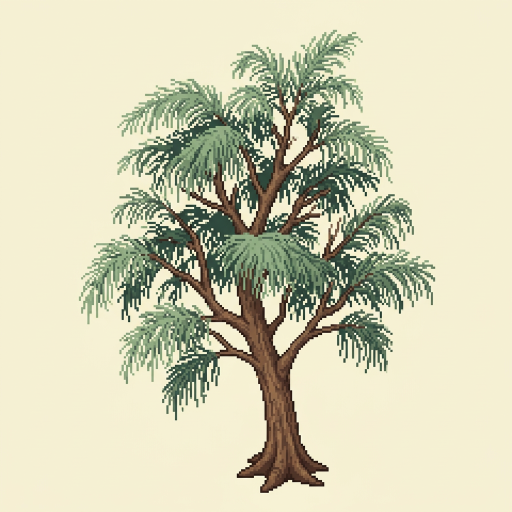
#> input picture preview/assets/character-redraw/cemara-laut-concept.png, 1024 x 1024 px (shown at 1/2 size)
$ python build_cemara_laut.py
#> lines starting #> are read from the running program, lines starting #| are printed output that depends on the picture
### tools/build_player_idle_selected.py
#!/usr/bin/env python3
"""Extract selected idle pose concepts and their in-between studies without changing standing art."""
from collections import deque
from pathlib import Path
from PIL import Image
ROOT=Path(__file__).resolve().parents[1]

def extract(path):
    im=Image.open(path).convert('RGBA');w,h=im.size;p=im.load();seen=bytearray(w*h);queue=deque()
#> after `w, h = im.size`: w = 1024; h = 1024
    def visit(x,y):
        i=y*w+x
        if seen[i]:return
        seen[i]=1;r,g,b,_=p[x,y]
        if r>=190 and g>=180 and b>=155 and abs(r-g)<40 and abs(g-b)<45:queue.append((x,y))
    for x in range(w):visit(x,0);visit(x,h-1)
#> this loop made 1024 passes
    for y in range(h):visit(0,y);visit(w-1,y)
#> this loop made 1024 passes
    while queue:
        x,y=queue.popleft();p[x,y]=(0,0,0,0)
        if x:visit(x-1,y)
        if x+1<w:visit(x+1,y)
        if y:visit(x,y-1)
        if y+1<h:visit(x,y+1)
    box=im.getbbox()
    if not box or box[0]==0 or box[1]==0 or box[2]==w or box[3]==h:raise ValueError(f'Extraction touches edge: {path}: {box}')
    return im.crop(box),box

# [21 lines left out: function main, not called in this run]
# [1 lines that do not run on import are left out]

### tools/build_cemara_laut.py
#!/usr/bin/env python3
from pathlib import Path
from PIL import Image
from build_player_idle_selected import extract
root=Path(__file__).resolve().parents[1]
art,_=extract(root/'preview/assets/character-redraw/cemara-laut-concept.png')
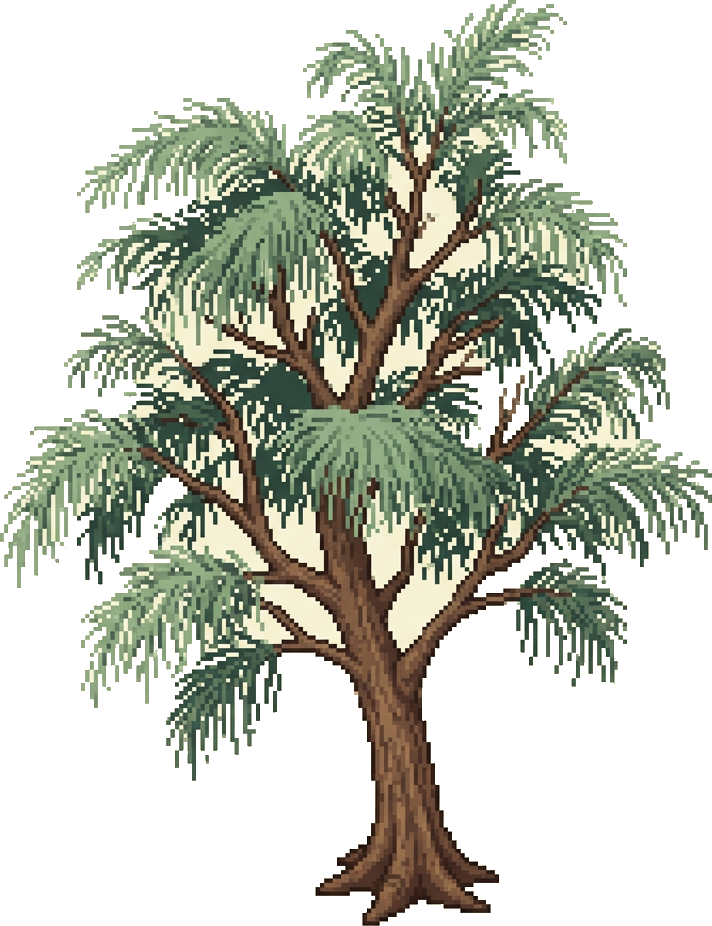
#> art: PIL image 712x926 RGBA; mean R, G, B, A 57.6, 61.1, 49.6, 118.7; transparent parts drawn white
# Remove disconnected cream gaps between the fine branches too.
pixels=art.load()
for y in range(art.height):
    for x in range(art.width):
        r,g,b,a=pixels[x,y]
        if a and r>=190 and g>=180 and b>=155 and abs(r-g)<40 and abs(g-b)<45:pixels[x,y]=(0,0,0,0)
art.thumbnail((480,490),Image.Resampling.LANCZOS)
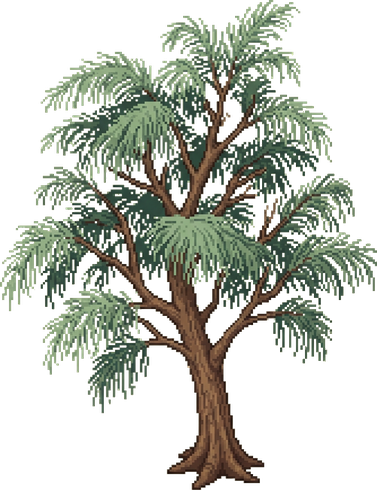
#> art: PIL image 377x490 RGBA; mean R, G, B, A 50.1, 54.7, 43, 96.5; transparent parts drawn white
out=Image.new('RGBA',(512,490));out.alpha_composite(art,((512-art.width)//2,490-art.height))
#> after `out = Image.new('RGBA', (512, 490))`: out: PIL image 512x490 RGBA; every value is 0
#> after `out.alpha_composite(art, ((512 - art.width) // 2, 490 - art.height))`:
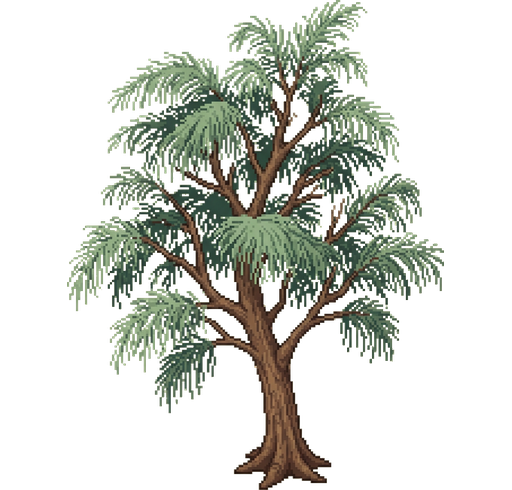
#> out: PIL image 512x490 RGBA; mean R, G, B, A 36.9, 40.3, 31.6, 71.1; transparent parts drawn white
path=root/'preview/assets/cemara-laut.png';out.save(path,optimize=True)
(root/'app/src/main/res/drawable-nodpi/cemara_laut.png').write_bytes(path.read_bytes())
